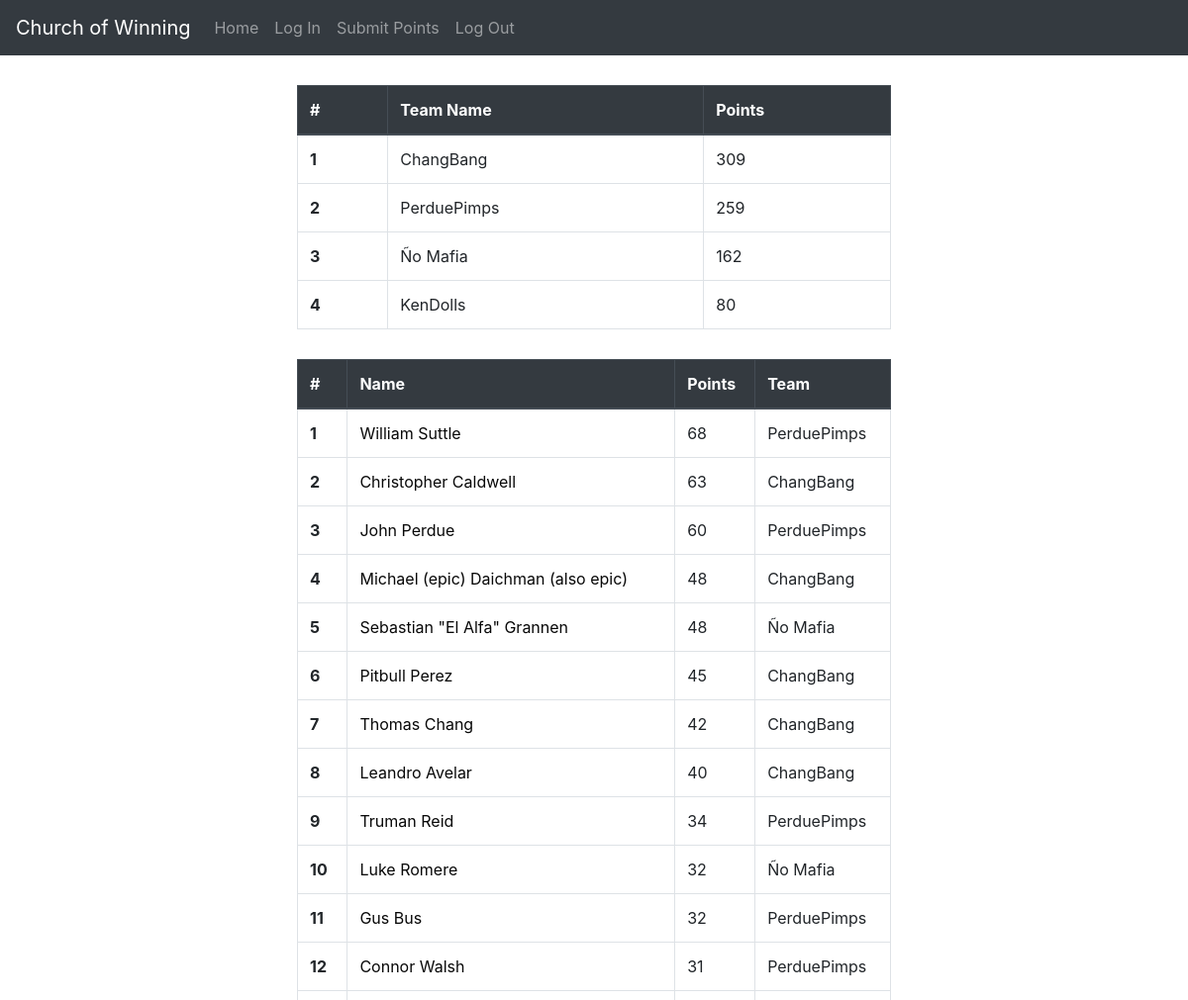
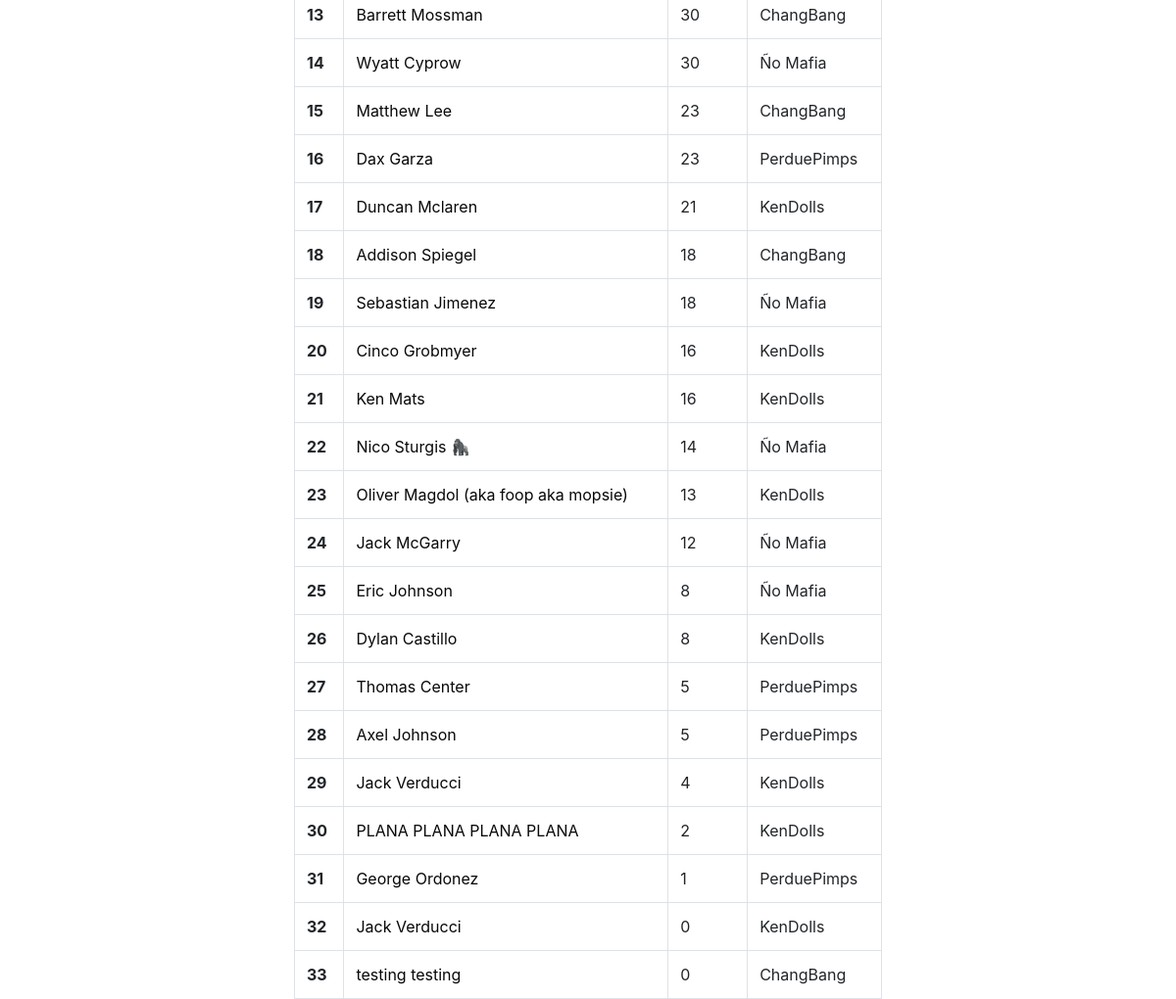
The page / on the database its author committed (2 pictures, top to bottom).
### main/models.py (models this page shows)
class Team(models.Model):
    id = models.AutoField(primary_key=True)
    name = models.CharField(max_length=40)
    points = models.IntegerField(default=0)
    def __str__(self):
        return f"{self.name}"

class Player(models.Model):
    id = models.AutoField(primary_key=True)
    firstname = models.CharField(max_length=40)
    lastname = models.CharField(max_length=40)
    points = models.IntegerField(default=0)
    username = models.CharField(max_length=40)
    password = models.CharField(max_length=40)
    team = models.ForeignKey(Team, on_delete=models.CASCADE)
    def __str__(self):
        return f"{self.firstname} {self.lastname}"

### main/views.py (the view)
# urls.py: path('', views.index),
def index(request):
    players = Player.objects.all().order_by('-points')
    print(players)
    return render(request, "leaderboard.html", {
        "players": players,
        "teams": Team.objects.all().order_by('-points'),
        })

### fitness/templates/leaderboard.html (shortened to what this page needs)
{% extends "layout.html" %}
{% block body %}
  <table class="table table-bordered" style="width:50%;margin:auto;margin-top:30px;">
    <thead class="thead-dark">
      <tr>
        <th scope="col">#</th>
        <th scope="col">Team Name</th>
        <th scope="col">Points</th>
      </tr>
    </thead>
    <tbody>
      {% for t in teams%}
        <tr>
          <th scope="row">{{forloop.counter}}</th>
          <td>{{t.name}}</td>
          <td>{{t.points}}</td>
        </tr>
      {% endfor %}
    </tbody>
  </table>
  <table class="table table-bordered" style="width:50%;margin:auto;margin-top:30px">
    <thead class="thead-dark">
      <tr>
        <th scope="col">#</th>
        <th scope="col">Name</th>
        <th scope="col">Points</th>
        <th scope="col">Team</th>
      </tr>
    </thead>
    <tbody>
      {% for p in players%}
        <tr>
          <th scope="row">{{forloop.counter}}</th>
          <td><a href="profile/{{p.id}}" style="color:#080808;">{{p.firstname}} {{p.lastname}}</a> </td>
          <td>{{p.points}}</td>
          <td>{{p.team}}</td>
        </tr>
      {% endfor %}
    </tbody>
  </table>
{% endblock %}

### fitness/templates/layout.html (shortened to what this page needs)
{% load static %}
<!DOCTYPE html>
<html lang="en" dir="ltr">
  <head>
    <link rel="stylesheet" href="https://stackpath.bootstrapcdn.com/bootstrap/4.3.1/css/bootstrap.min.css">
  </head>
  <body>
    <nav class="navbar navbar-expand-lg navbar-dark bg-dark">
      <a class="navbar-brand" href="#">Church of Winning</a>
      <div class="collapse navbar-collapse" id="navbarNavDropdown">
        <ul class="navbar-nav">
          <li class="nav-item">
            <a class="nav-link" href="/">Home</a>
          </li>
          <li class="nav-item">
            <a class="nav-link" href="/login">Log In</a>
          </li>
          <li class="nav-item">
            <a class="nav-link" href="/submit">Submit Points</a>
          </li>
          <li class="nav-item">
            <a class="nav-link" href="/logout">Log Out</a>
          </li>
        </ul>
      </div>
    </nav>
    {% block body %}
    {% endblock %}
  </body>
</html>

### rows shown on the page
Team: name "ChangBang", points "309"
Team: name "PerduePimps", points "259"
Team: name "Ño Mafia", points "162"
Team: name "KenDolls", points "80"
Player: firstname "William", lastname "Suttle", points "68", team "PerduePimps"
Player: firstname "Christopher", lastname "Caldwell", points "63", team "ChangBang"
Player: firstname "John", lastname "Perdue", points "60", team "PerduePimps"
Player: firstname "Michael (epic)", lastname "Daichman (also epic)", points "48", team "ChangBang"
Player: firstname "Sebastian \"El Alfa\"", lastname "Grannen", points "48", team "Ño Mafia"
Player: firstname "Pitbull", lastname "Perez", points "45", team "ChangBang"
Player: firstname "Thomas", lastname "Chang", points "42", team "ChangBang"
Player: firstname "Leandro", lastname "Avelar", points "40", team "ChangBang"
Player: firstname "Truman", lastname "Reid", points "34", team "PerduePimps"
Player: firstname "Luke", lastname "Romere", points "32", team "Ño Mafia"
Player: firstname "Gus", lastname "Bus", points "32", team "PerduePimps"
Player: firstname "Connor", lastname "Walsh", points "31", team "PerduePimps"
Player: firstname "Barrett", lastname "Mossman", points "30", team "ChangBang"
Player: firstname "Wyatt", lastname "Cyprow", points "30", team "Ño Mafia"
Player: firstname "Matthew", lastname "Lee", points "23", team "ChangBang"
Player: firstname "Dax", lastname "Garza", points "23", team "PerduePimps"
Player: firstname "Duncan", lastname "Mclaren", points "21", team "KenDolls"
Player: firstname "Addison", lastname "Spiegel", points "18", team "ChangBang"
Player: firstname "Sebastian", lastname "Jimenez", points "18", team "Ño Mafia"
Player: firstname "Cinco", lastname "Grobmyer", points "16", team "KenDolls"
Player: firstname "Ken", lastname "Mats", points "16", team "KenDolls"
Player: firstname "Nico", lastname "Sturgis 🦍", points "14", team "Ño Mafia"
Player: firstname "Oliver", lastname "Magdol (aka foop aka mopsie)", points "13", team "KenDolls"
Player: firstname "Jack", lastname "McGarry", points "12", team "Ño Mafia"
Player: firstname "Eric", lastname "Johnson", points "8", team "Ño Mafia"
Player: firstname "Dylan", lastname "Castillo", points "8", team "KenDolls"
Player: firstname "Thomas", lastname "Center", points "5", team "PerduePimps"
Player: firstname "Axel", lastname "Johnson", points "5", team "PerduePimps"
Player: firstname "Jack", lastname "Verducci", points "4", team "KenDolls"
Player: firstname "PLANA PLANA", lastname "PLANA PLANA", points "2", team "KenDolls"
Player: firstname "George", lastname "Ordonez", points "1", team "PerduePimps"
Player: firstname "Jack", lastname "Verducci", points "0", team "KenDolls"
Player: firstname "testing", lastname "testing", points "0", team "ChangBang"
